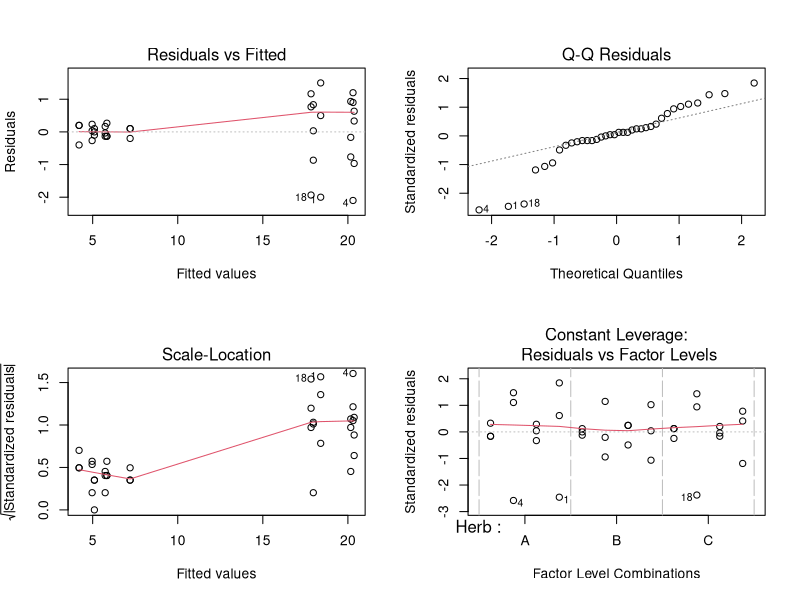
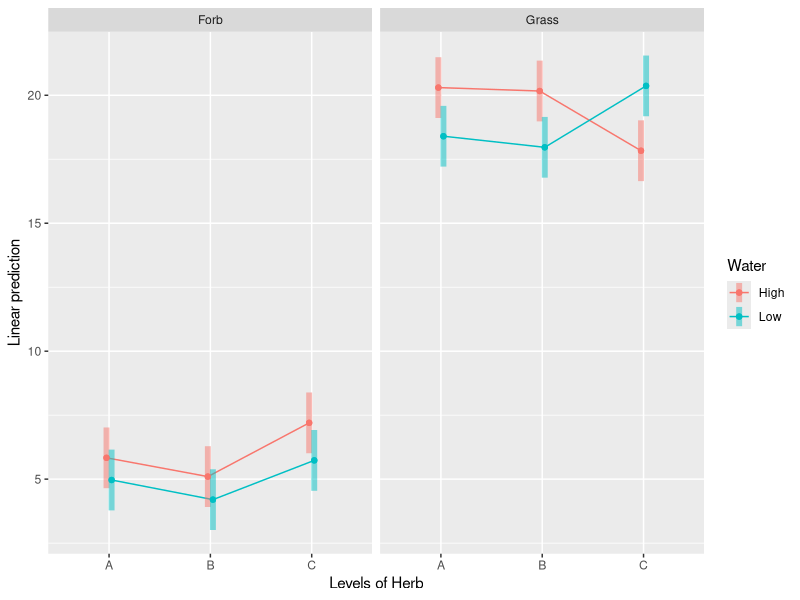
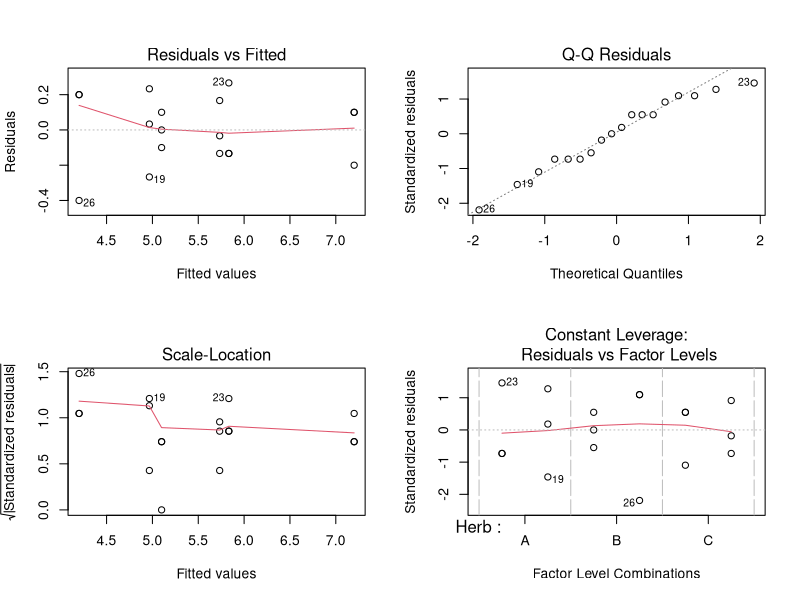
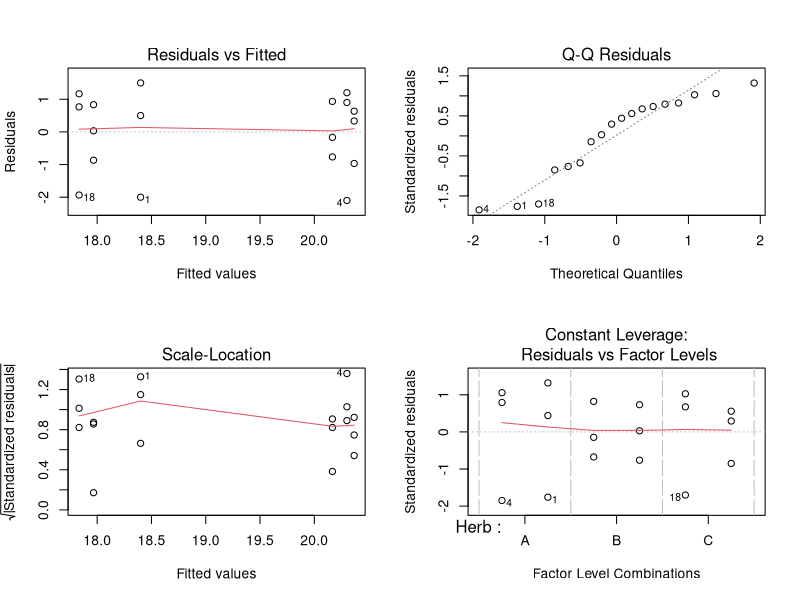
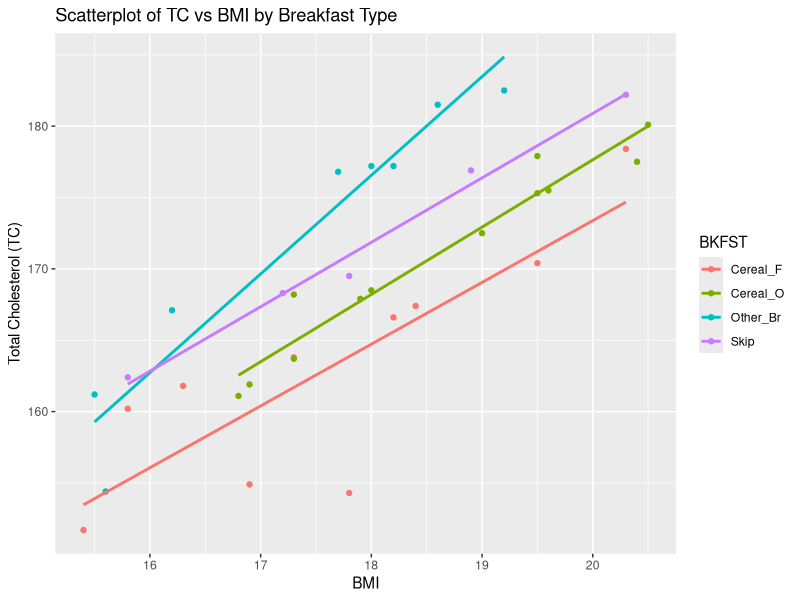

Reproduce these figures in R, in order.
## ---- chunk 1
#Retain this code chunk!!!
library(knitr)
knitr::opts_chunk$set(echo = FALSE)
knitr::opts_chunk$set(message = FALSE)
knitr::opts_chunk$set(warning = FALSE)
## ---- chunk 2
#Q1
library(car)

options(contrasts = c("contr.sum", "contr.poly"))
biomass <- read.csv("Biomass.csv")
str(biomass)

biomass$Herb  <- as.factor(biomass$Herb)
biomass$Water <- as.factor(biomass$Water)
biomass$Type  <- as.factor(biomass$Type)

BM_3way <- lm(Biomass ~ Herb * Water * Type, data = biomass)

Anova(BM_3way, type = 3)

## ---- chunk 3
#Q2
par(mfrow = c(2,2))
plot(BM_3way)
## ---- chunk 4
#Q3
library(emmeans)
emmip(BM_3way, Water ~ Herb | Type, CIs = TRUE)
## ---- chunk 5
#Q4
emout1 <- emmeans(BM_3way, ~ Water|Herb*Type)
pairs(emout1)
## ---- chunk 6
#Q5
forb <- subset(biomass, Type == "Forb")
BM_forb <- lm(Biomass ~ Herb * Water, data = forb)
Anova(BM_forb, type = 3)

## ---- chunk 7
#Q6
par(mfrow = c(2,2))
plot(BM_forb)
## ---- chunk 8
#Q7
emout_forb <- emmeans(BM_forb, ~ Water | Herb)
pairs(emout_forb)
## ---- chunk 9
#Q8
emout_forb_avg <- emmeans(BM_forb, ~ Water)
pairs(emout_forb_avg)
## ---- chunk 10
#Q10
grass <- subset(biomass, Type == "Grass")
BM_grass <- lm(Biomass ~ Herb * Water, data = grass)
Anova(BM_grass, type = 3)
## ---- chunk 11
#Q11
par(mfrow = c(2,2))
plot(BM_grass)
## ---- chunk 12
#Q12
emout_grass <- emmeans(BM_grass, ~ Water | Herb)
pairs(emout_grass)
## ---- chunk 13
#Q16
library(ggplot2)
breakfast <- read.csv("Breakfast.csv")
str(breakfast)

breakfast$BKFST <- as.factor(breakfast$BKFST)

ggplot(breakfast, aes(x = BMI, y = TC, color = BKFST)) +
  geom_point() +
  geom_smooth(method = "lm", se = FALSE) +
  labs(title = "Scatterplot of TC vs BMI by Breakfast Type",
       x = "BMI",
       y = "Total Cholesterol (TC)")
## ---- chunk 14
#Q17
library(dplyr)
breakfast_summary <- breakfast %>%
  group_by(BKFST) %>%
  summarize(n = n(), mean_TC = mean(TC, na.rm = TRUE), sd_TC = sd(TC, na.rm = TRUE))
breakfast_summary
## ---- chunk 15
#Q18A
lm_oneway <- lm(TC ~ BKFST, data = breakfast)
Anova(lm_oneway, type = 3)
## ---- chunk 16
#Q18B
library(emmeans)
emmeans_oneway <- emmeans(lm_oneway, ~ BKFST)
pairs(emmeans_oneway, adjust = "tukey")
## ---- chunk 17
#Q19A
lm_ancova <- lm(TC ~ BKFST + BMI, data = breakfast)
Anova(lm_ancova, type = 3)
## ---- chunk 18
#Q19B
emmeans_ancova <- emmeans(lm_ancova, ~ BKFST)
emmeans_ancova
## ---- chunk 19
#Q19C
pairs(emmeans_ancova, adjust = "tukey")
